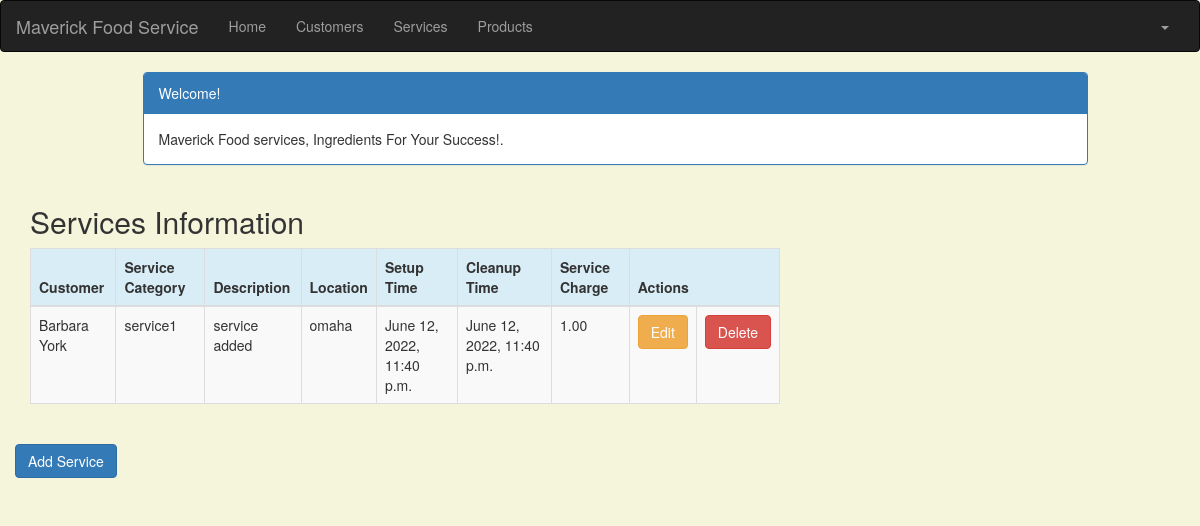
Screenshot of /service_list (signed in) with the database file from the repository.
### crm/models.py (models this page shows, shortened)
class Service(models.Model):
    cust_name = models.ForeignKey(Customer, on_delete=models.CASCADE, related_name='services')
    service_category = models.CharField(max_length=100)
    description = models.TextField()
    location = models.CharField(max_length=200)
    setup_time = models.DateTimeField(
        default=timezone.now)
    cleanup_time = models.DateTimeField(
        default=timezone.now)
    service_charge = models.DecimalField(max_digits=10, decimal_places=2)
    created_date = models.DateTimeField(
        default=timezone.now)
    updated_date = models.DateTimeField(auto_now_add=True)

class Customer(models.Model):
    cust_name = models.CharField(max_length=50)
    organization = models.CharField(max_length=100, blank=True)
    role = models.CharField(max_length=100)
    email = models.EmailField(max_length=100)
    bldgroom = models.CharField(max_length=100)
    address = models.CharField(max_length=200)
    account_number = models.IntegerField(blank=False, null=False)
    city = models.CharField(max_length=50)
    state = models.CharField(max_length=50)
    zipcode = models.CharField(max_length=10)
    phone_number = models.CharField(max_length=50)
    created_date = models.DateTimeField(
        default=timezone.now)
    updated_date = models.DateTimeField(auto_now_add=True)
    def __str__(self):
        return str(self.cust_name)

### crm/views.py (the view)
# urls.py: path('service_list', views.service_list, name='service_list'),
@login_required
def service_list(request):
   services = Service.objects.filter(created_date__lte=timezone.now())
   return render(request, 'crm/service_list.html', {'services': services})

### crm/templates/crm/service_list.html (shortened to what this page needs)
<!DOCTYPE html>
{% extends 'crm/base.html' %}
{% block content %}
    <head>
        <link rel="stylesheet" href="https://maxcdn.bootstrapcdn.com/bootstrap/3.3.4/css/bootstrap.min.css">
    </head>
    <body>
    <div class="container">
        <div class="row">
            <div class="col-md-10 col-md-offset-1">
                <div class="panel panel-primary">
                    <div class="panel-heading">Welcome!</div>
                    <div class="panel-body">
                        Maverick Food services, Ingredients For Your Success!.
                    </div>
                </div>
            </div>
        </div>
    </div>
    <div class="row">
        <h2 style="padding-left: 15Px">Services Information</h2>
    </div>
    <div>
        <table class="table table-striped table-bordered table-hover">
            <thead>
            <tr class="bg-info">
                <th>Customer</th>
                <th>Service Category</th>
                <th>Description</th>
                <th>Location</th>
                <th>Setup Time</th>
                <th>Cleanup Time</th>
                <th>Service Charge</th>
                <th colspan="3">Actions</th>
            </tr>
            </thead>
            <tbody>
            {% for service in services %}
                <tr>
                    <td>{{ service.cust_name }}</td>
                    <td>{{ service.service_category }}</td>
                    <td>{{ service.description }}</td>
                    <td>{{ service.location }}</td>
                    <td>{{ service.setup_time }}</td>
                    <td>{{ service.cleanup_time }}</td>
                    <td>{{ service.service_charge }}</td>
                    <td><a href="{% url 'crm:service_edit' pk=service.pk %}"
                           class="btn btn-warning">Edit</a></td>
                    <td><a href="{% url 'crm:service_delete' pk=service.pk %}"
                           class="btn btn-danger">Delete</a>
                    </td>
                </tr>
            {% endfor %}
            </tbody>
        </table>
    </div>
         <div class="row">
         <a href="{% url 'crm:service_new' %}" class="row"><span
                    class="btn btn-primary">Add Service</span></a>
         </div>
    </body>
{% endblock %}

### crm/templates/crm/service_list.html (style rules this page uses)
body { background-color: beige; }

### rows the page displays
Service: cust_name "Barbara York", service_category "service1", description "service added", location "omaha", setup_time "June 12, 2022, 11:40 p.m.", cleanup_time "June 12, 2022, 11:40 p.m.", service_charge "1.00"
